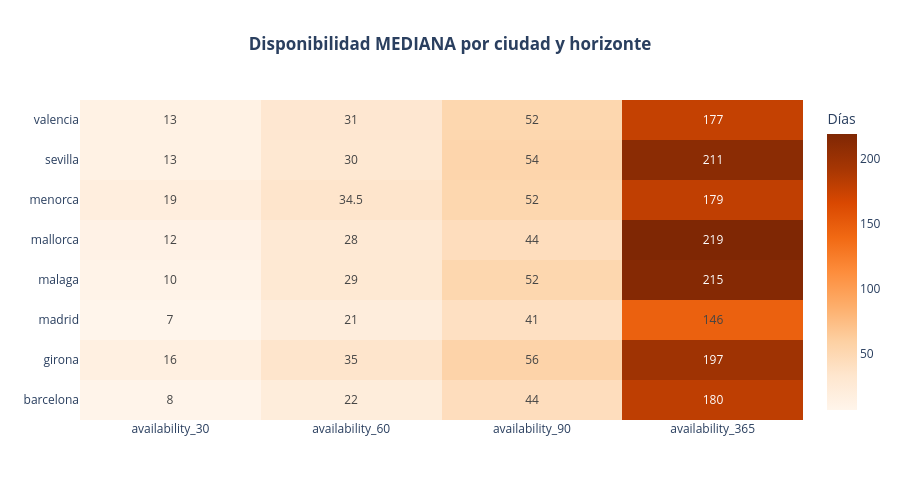

Notebook cell for this chart:
### Code cell
fig = go.Figure(data=go.Heatmap(
    z=disp_mediana.values,
    x=disp_mediana.columns,
    y=disp_mediana.index,
    colorscale='Oranges',
    colorbar_title='Días',
    text=disp_mediana.values,
    texttemplate='%{text}'
))

fig.update_layout(
    title='<b>Disponibilidad MEDIANA por ciudad y horizonte</b>',
    title_x=0.5,
    width=900, height=500,
    template='plotly_white'
)
fig.show()

### Figure 1 — Plotly figure (JSON) as saved in the notebook; plotly's stock layout.template omitted (floating-point values rounded to 4 significant figures)
{"data": [{"colorbar": {"title": {"text": "Días"}}, "colorscale": [[0, "rgb(255,245,235)"], [0.125, "rgb(254,230,206)"], [0.25, "rgb(253,208,162)"], [0.375, "rgb(253,174,107)"], [0.5, "rgb(253,141,60)"], [0.625, "rgb(241,105,19)"], [0.75, "rgb(217,72,1)"], [0.875, "rgb(166,54,3)"], [1, "rgb(127,39,4)"]], "text": [[8, 22, 44, 180], [16, 35, 56, 197], [7, 21, 41, 146], [10, 29, 52, 215], [12, 28, 44, 219], [19, 34.5, 52, 179], [13, 30, 54, 211], [13, 31, 52, 177]], "texttemplate": "%{text}", "type": "heatmap", "x": ["availability_30", "availability_60", "availability_90", "availability_365"], "y": ["barcelona", "girona", "madrid", "malaga", "mallorca", "menorca", "sevilla", "valencia"], "z": [[8, 22, 44, 180], [16, 35, 56, 197], [7, 21, 41, 146], [10, 29, 52, 215], [12, 28, 44, 219], [19, 34.5, 52, 179], [13, 30, 54, 211], [13, 31, 52, 177]]}], "layout": {"height": 500, "title": {"text": "<b>Disponibilidad MEDIANA por ciudad y horizonte</b>", "x": 0.5}, "width": 900}}
